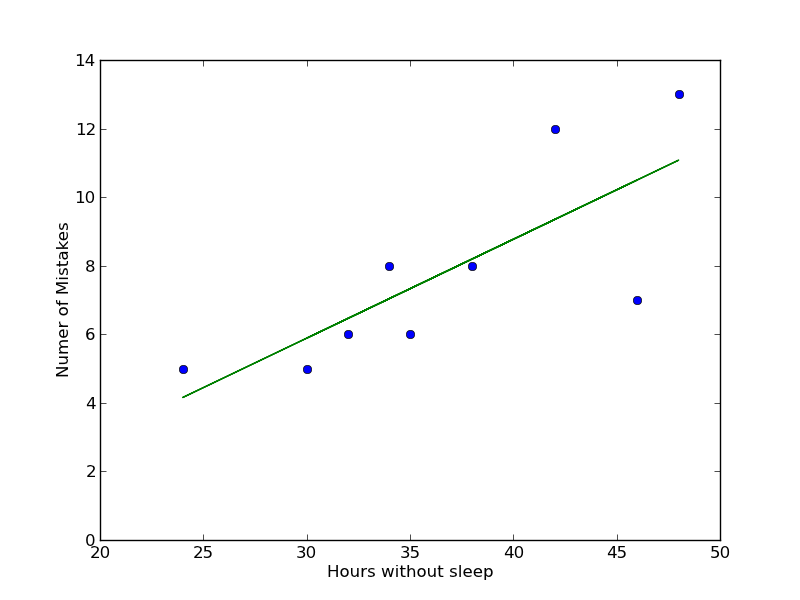

This chart was generated by the following Python code:
import pylab
from scipy import stats
#THIS IS THE CORRECT ONE

# our data
nosleep = [ 32, 38, 48, 24, 46, 35, 30, 34, 42 ]
mistakes = [ 6, 8, 13, 5, 7, 6, 5, 8, 12 ]

# calculate the regression equation
m, b, r, p, std_err = stats.linregress( nosleep, mistakes )
fit = pylab.polyfit( nosleep, mistakes, 1 )
fit_fn = pylab.poly1d( fit )

# plot scatter and regression line
pylab.plot( nosleep, mistakes, 'o', nosleep, fit_fn ( nosleep) )

# add the (written) equation to the plot
equation = "y' = %.3f x %+.3f" % ( m, b )
#pylab.figtext( 0.5, 0.4, equation )

# adjust the graph's details
pylab.xlabel("Hours without sleep")
pylab.ylabel("Numer of Mistakes")
pylab.xlim([20,50])
pylab.ylim([0,14]) 
pylab.show()
